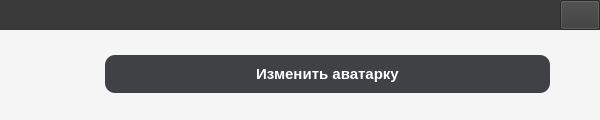
<?xml version="1.0" encoding="UTF-8"?>
<ui version="4.0">
 <class>Form</class>
 <widget class="QWidget" name="Form">
  <property name="geometry">
   <rect>
    <x>0</x>
    <y>0</y>
    <width>600</width>
    <height>120</height>
   </rect>
  </property>
  <property name="contextMenuPolicy">
   <enum>Qt::NoContextMenu</enum>
  </property>
  <property name="windowTitle">
   <string>Form</string>
  </property>
  <property name="styleSheet">
   <string notr="true">background:#212226;</string>
  </property>
  <widget class="QWidget" name="verticalWidget" native="true">
   <property name="geometry">
    <rect>
     <x>0</x>
     <y>0</y>
     <width>600</width>
     <height>120</height>
    </rect>
   </property>
   <property name="minimumSize">
    <size>
     <width>0</width>
     <height>120</height>
    </size>
   </property>
   <property name="maximumSize">
    <size>
     <width>16777215</width>
     <height>120</height>
    </size>
   </property>
   <layout class="QVBoxLayout" name="verticalLayout">
    <property name="spacing">
     <number>0</number>
    </property>
    <property name="leftMargin">
     <number>0</number>
    </property>
    <property name="topMargin">
     <number>0</number>
    </property>
    <property name="rightMargin">
     <number>0</number>
    </property>
    <property name="bottomMargin">
     <number>0</number>
    </property>
    <item>
     <widget class="QWidget" name="TitleBar_2" native="true">
      <property name="maximumSize">
       <size>
        <width>16777215</width>
        <height>30</height>
       </size>
      </property>
      <property name="mouseTracking">
       <bool>false</bool>
      </property>
      <property name="styleSheet">
       <string notr="true">background:#3A3A3A;</string>
      </property>
      <layout class="QHBoxLayout" name="horizontalLayout_4" stretch="0,0">
       <property name="spacing">
        <number>0</number>
       </property>
       <property name="leftMargin">
        <number>0</number>
       </property>
       <property name="topMargin">
        <number>0</number>
       </property>
       <property name="rightMargin">
        <number>0</number>
       </property>
       <property name="bottomMargin">
        <number>0</number>
       </property>
       <item>
        <spacer name="horizontalSpacer_2">
         <property name="orientation">
          <enum>Qt::Horizontal</enum>
         </property>
         <property name="sizeHint" stdset="0">
          <size>
           <width>40</width>
           <height>10</height>
          </size>
         </property>
        </spacer>
       </item>
       <item>
        <widget class="QPushButton" name="Exit_Settings">
         <property name="minimumSize">
          <size>
           <width>40</width>
           <height>30</height>
          </size>
         </property>
         <property name="maximumSize">
          <size>
           <width>40</width>
           <height>30</height>
          </size>
         </property>
         <property name="font">
          <font>
           <pointsize>10</pointsize>
           <stylestrategy>PreferDefault</stylestrategy>
          </font>
         </property>
         <property name="styleSheet">
          <string notr="true"/>
         </property>
         <property name="text">
          <string/>
         </property>
         <property name="icon">
          <iconset>
           <normaloff>../Image/application_exit_icon.svg</normaloff>../Image/application_exit_icon.svg</iconset>
         </property>
        </widget>
       </item>
      </layout>
     </widget>
    </item>
    <item>
     <widget class="QWidget" name="horizontalWidget" native="true">
      <property name="styleSheet">
       <string notr="true">background:#f5f5f5;</string>
      </property>
      <layout class="QHBoxLayout" name="horizontalLayout">
       <property name="spacing">
        <number>0</number>
       </property>
       <property name="leftMargin">
        <number>40</number>
       </property>
       <property name="rightMargin">
        <number>40</number>
       </property>
       <item>
        <layout class="QVBoxLayout" name="verticalLayout_3">
         <property name="spacing">
          <number>0</number>
         </property>
         <item>
          <layout class="QHBoxLayout" name="horizontalLayout_2">
           <property name="spacing">
            <number>10</number>
           </property>
           <property name="leftMargin">
            <number>10</number>
           </property>
           <property name="rightMargin">
            <number>10</number>
           </property>
           <item>
            <widget class="QLabel" name="IconUser_">
             <property name="minimumSize">
              <size>
               <width>45</width>
               <height>45</height>
              </size>
             </property>
             <property name="maximumSize">
              <size>
               <width>45</width>
               <height>45</height>
              </size>
             </property>
             <property name="text">
              <string/>
             </property>
             <property name="alignment">
              <set>Qt::AlignCenter</set>
             </property>
            </widget>
           </item>
           <item>
            <widget class="QPushButton" name="EditIconlUser_">
             <property name="baseSize">
              <size>
               <width>1</width>
               <height>0</height>
              </size>
             </property>
             <property name="font">
              <font>
               <family>Helvetica</family>
               <pointsize>11</pointsize>
               <weight>75</weight>
               <bold>true</bold>
              </font>
             </property>
             <property name="styleSheet">
              <string notr="true">background:#404145;;border:none;border-radius:10px;padding:10px;color:white;</string>
             </property>
             <property name="text">
              <string>Изменить аватарку</string>
             </property>
            </widget>
           </item>
          </layout>
         </item>
        </layout>
       </item>
      </layout>
     </widget>
    </item>
   </layout>
  </widget>
 </widget>
 <resources/>
 <connections/>
</ui>
